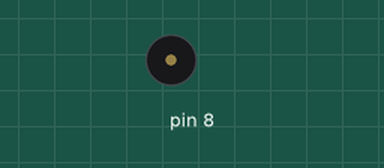
Recording of a sketch running on a simulated Arduino Uno, built with avr-gcc and run on an emulated ATmega328P. Shown: buzzer (waves = sounding).

Above: at 0.1 s.
Timing chart, 0 to 40.0 s (numbered marks = the images above):
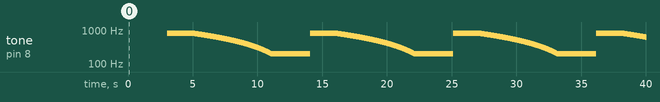

Measured:
- by itself, tone on pin 8: plays 800 Hz for 2.0 s, 799 Hz for 0.01 s, 798 Hz for 0.01 s, 797 Hz for 0.01 s, 796 Hz for 0.01 s, 795 Hz for 0.01 s … (1987 notes in this stretch)

The sketch:

sound.ino
```cpp
void setup() {
  // put your setup code here, to run once:


}

void loop() {

  for(int i= 200;i<=800;i++){
    pinMode(8,OUTPUT);
    tone(8,i);
    delay(5);

  }
  delay(2000);
  for(int i=800;i>=200;i--){
    pinMode(8,OUTPUT);
    tone(8,i);
    delay(10);

  }

}
```
